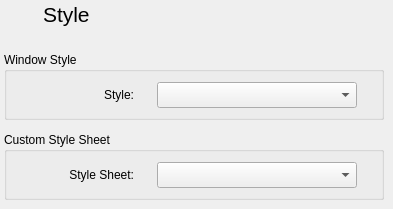
    <widget class="QWidget" name="style_Page">
     <widget class="QGroupBox" name="groupBox_3">
      <property name="geometry">
       <rect>
        <x>4</x>
        <y>132</y>
        <width>380</width>
        <height>68</height>
       </rect>
      </property>
      <property name="minimumSize">
       <size>
        <width>380</width>
        <height>68</height>
       </size>
      </property>
      <property name="maximumSize">
       <size>
        <width>380</width>
        <height>60</height>
       </size>
      </property>
      <property name="sizeIncrement">
       <size>
        <width>0</width>
        <height>68</height>
       </size>
      </property>
      <property name="title">
       <string>Custom Style Sheet</string>
      </property>
      <widget class="QWidget" name="layoutWidget">
       <property name="geometry">
        <rect>
         <x>10</x>
         <y>28</y>
         <width>361</width>
         <height>31</height>
        </rect>
       </property>
       <layout class="QGridLayout" name="gridLayout_24">
        <item row="0" column="0">
         <widget class="QLabel" name="label_8">
          <property name="sizePolicy">
           <sizepolicy hsizetype="Fixed" vsizetype="Fixed">
            <horstretch>0</horstretch>
            <verstretch>0</verstretch>
           </sizepolicy>
          </property>
          <property name="maximumSize">
           <size>
            <width>120</width>
            <height>92</height>
           </size>
          </property>
          <property name="baseSize">
           <size>
            <width>120</width>
            <height>92</height>
           </size>
          </property>
          <property name="text">
           <string>Style Sheet:</string>
          </property>
          <property name="alignment">
           <set>Qt::AlignRight|Qt::AlignTrailing|Qt::AlignVCenter</set>
          </property>
         </widget>
        </item>
        <item row="0" column="1" alignment="Qt::AlignHCenter">
         <widget class="QComboBox" name="styleSheetCombo">
          <property name="enabled">
           <bool>true</bool>
          </property>
          <property name="minimumSize">
           <size>
            <width>200</width>
            <height>26</height>
           </size>
          </property>
          <property name="maximumSize">
           <size>
            <width>200</width>
            <height>26</height>
           </size>
          </property>
          <property name="font">
           <font>
            <pointsize>9</pointsize>
            <weight>50</weight>
            <bold>false</bold>
           </font>
          </property>
          <property name="autoFillBackground">
           <bool>false</bool>
          </property>
          <property name="iconSize">
           <size>
            <width>200</width>
            <height>92</height>
           </size>
          </property>
          <property name="frame">
           <bool>true</bool>
          </property>
         </widget>
        </item>
       </layout>
      </widget>
     </widget>
     <widget class="QGroupBox" name="groupBox_2">
      <property name="geometry">
       <rect>
        <x>4</x>
        <y>52</y>
        <width>380</width>
        <height>68</height>
       </rect>
      </property>
      <property name="minimumSize">
       <size>
        <width>380</width>
        <height>68</height>
       </size>
      </property>
      <property name="maximumSize">
       <size>
        <width>380</width>
        <height>68</height>
       </size>
      </property>
      <property name="title">
       <string>Window Style</string>
      </property>
      <widget class="QWidget" name="layoutWidget">
       <property name="geometry">
        <rect>
         <x>10</x>
         <y>28</y>
         <width>361</width>
         <height>31</height>
        </rect>
       </property>
       <layout class="QGridLayout" name="gridLayout_25">
        <item row="0" column="0">
         <widget class="QLabel" name="label_7">
          <property name="sizePolicy">
           <sizepolicy hsizetype="Fixed" vsizetype="Fixed">
            <horstretch>0</horstretch>
            <verstretch>0</verstretch>
           </sizepolicy>
          </property>
          <property name="maximumSize">
           <size>
            <width>120</width>
            <height>92</height>
           </size>
          </property>
          <property name="baseSize">
           <size>
            <width>120</width>
            <height>92</height>
           </size>
          </property>
          <property name="text">
           <string>Style:</string>
          </property>
          <property name="alignment">
           <set>Qt::AlignRight|Qt::AlignTrailing|Qt::AlignVCenter</set>
          </property>
         </widget>
        </item>
        <item row="0" column="1" alignment="Qt::AlignHCenter">
         <widget class="QComboBox" name="styleCombo">
          <property name="enabled">
           <bool>true</bool>
          </property>
          <property name="sizePolicy">
           <sizepolicy hsizetype="Fixed" vsizetype="Fixed">
            <horstretch>0</horstretch>
            <verstretch>0</verstretch>
           </sizepolicy>
          </property>
          <property name="minimumSize">
           <size>
            <width>200</width>
            <height>26</height>
           </size>
          </property>
          <property name="maximumSize">
           <size>
            <width>200</width>
            <height>26</height>
           </size>
          </property>
          <property name="baseSize">
           <size>
            <width>200</width>
            <height>92</height>
           </size>
          </property>
          <property name="frame">
           <bool>true</bool>
          </property>
         </widget>
        </item>
       </layout>
      </widget>
     </widget>
     <widget class="QWidget" name="layoutWidget_17">
      <property name="geometry">
       <rect>
        <x>4</x>
        <y>0</y>
        <width>86</width>
        <height>30</height>
       </rect>
      </property>
      <layout class="QGridLayout" name="gridLayout_6">
       <property name="horizontalSpacing">
        <number>3</number>
       </property>
       <item row="0" column="1" alignment="Qt::AlignLeft">
        <widget class="QLabel" name="label_30">
         <property name="minimumSize">
          <size>
           <width>0</width>
           <height>28</height>
          </size>
         </property>
         <property name="maximumSize">
          <size>
           <width>16777215</width>
           <height>28</height>
          </size>
         </property>
         <property name="font">
          <font>
           <pointsize>16</pointsize>
           <weight>75</weight>
           <bold>true</bold>
          </font>
         </property>
         <property name="text">
          <string>&lt;!DOCTYPE HTML PUBLIC &quot;-//W3C//DTD HTML 4.0//EN&quot; &quot;http://www.w3.org/TR/REC-html40/strict.dtd&quot;&gt;
&lt;html&gt;&lt;head&gt;&lt;meta name=&quot;qrichtext&quot; content=&quot;1&quot; /&gt;&lt;style type=&quot;text/css&quot;&gt;
p, li { white-space: pre-wrap; }
&lt;/style&gt;&lt;/head&gt;&lt;body style=&quot; font-family:'Open Sans Semi-Bold'; font-size:16pt; font-weight:600; font-style:normal;&quot;&gt;
&lt;p style=&quot; margin-top:12px; margin-bottom:12px; margin-left:0px; margin-right:0px; -qt-block-indent:0; text-indent:0px;&quot;&gt;&lt;span style=&quot; font-family:'Sans Serif'; font-weight:400;&quot;&gt;Style&lt;/span&gt;&lt;/p&gt;&lt;/body&gt;&lt;/html&gt;</string>
         </property>
        </widget>
       </item>
       <item row="0" column="0" alignment="Qt::AlignLeft|Qt::AlignVCenter">
        <widget class="QLabel" name="label_29">
         <property name="minimumSize">
          <size>
           <width>28</width>
           <height>28</height>
          </size>
         </property>
         <property name="maximumSize">
          <size>
           <width>28</width>
           <height>28</height>
          </size>
         </property>
         <property name="sizeIncrement">
          <size>
           <width>0</width>
           <height>0</height>
          </size>
         </property>
         <property name="baseSize">
          <size>
           <width>28</width>
           <height>28</height>
          </size>
         </property>
         <property name="pixmap">
          <pixmap resource="resourcen.qrc">:/icons/theme.svg</pixmap>
         </property>
         <property name="scaledContents">
          <bool>true</bool>
         </property>
        </widget>
       </item>
      </layout>
     </widget>
    </widget>
